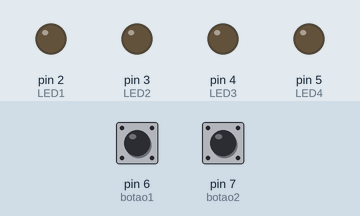
Bench run of a sketch on a simulated Arduino Uno, built with avr-gcc and run on an emulated ATmega328P. On the bench: output pins drawn as LEDs (lit = HIGH). Dashed ring = blinking. The inputs (shaded band) are chosen by the test bench; at power-on: pin 6 (botao1) HIGH, pin 7 (botao2) HIGH.

Above: at 1.2 s.
1.3 s: pin 6 (botao1) pulsed LOW 5 times (0.12 s each, 0.3 s apart)
At 2.42 s:
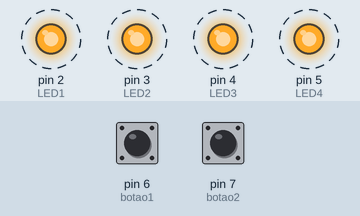
Timing chart, 0 to 4.6 s (numbered marks = the images above; inputs shaded):
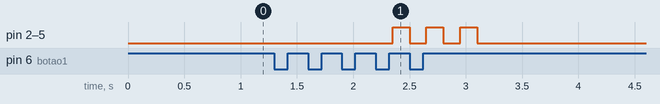

The sketch:

binary-password-with-led-as-feedback.ino
```cpp
int botao1 = 6;
int botao2 = 7;

int LED1 = 2;
int LED2 = 3;
int LED3 = 4;
int LED4 = 5;


int leds[4] = {LED1, LED2, LED3, LED4};

int entrada[4];
int indice = 0; //inicia em zero
int estado = 0; //indica ESPERA (0), SUCESSO (1) ou ERRO (2)

unsigned long tempoInicio = 0;
unsigned long tempoPisca = 0;

int ledsLigados = 0;
int piscadas = 0;

int botao1Anterior = HIGH;
int botao2Anterior = HIGH;

void setup() {
  Serial.begin(9600);
  pinMode(LED1, OUTPUT);
  pinMode(LED2, OUTPUT);
  pinMode(LED3, OUTPUT);
  pinMode(LED4, OUTPUT);
  pinMode(botao1, INPUT_PULLUP);
  pinMode(botao2, INPUT_PULLUP);
}

void loop() {

  unsigned long agora = millis();

  int leituraBotao1 = digitalRead(botao1);
  int leituraBotao2 = digitalRead(botao2);

  //Esperando
  if (estado == 0) {

    if (botao1Anterior == HIGH && leituraBotao1 == LOW) {
      entrada[indice] = 0; //bit 0
      indice = indice + 1; //soma uma unidade ao índice
    }

    if (botao2Anterior == HIGH && leituraBotao2 == LOW) {
      entrada[indice] = 1; //bit 1
      indice = indice + 1; //soma uma unidade ao índice
    }

    if (indice == 4) {

      int correta;

      if (entrada[0] == 1 && entrada[1] == 0 && entrada[2] == 1 && entrada[3] == 0) {
        correta = 1;
      } else {
        correta = 0;
      }

      if (correta == 1) {
        estado = 1; //SUCESSO
        tempoInicio = agora;
        digitalWrite(LED1, HIGH);
        digitalWrite(LED2, HIGH);
        digitalWrite(LED3, HIGH);
        digitalWrite(LED4, HIGH);
      } else {
        estado = 2; //ERRO
        piscadas = 0;
        ledsLigados = 0;
        tempoPisca = agora;
      }

      indice = 0;
    }
  }

  //Estado sucesso
  if (estado == 1) {
    if (agora - tempoInicio >= 2000) {
      digitalWrite(LED1, LOW);
      digitalWrite(LED2, LOW);
      digitalWrite(LED3, LOW);
      digitalWrite(LED4, LOW);
      estado = 0;
    }
  }

  //Estado erro
  if (estado == 2) {
    if (agora - tempoPisca >= 150) {
      tempoPisca = agora;

      if (ledsLigados == 0) {
        ledsLigados = 1;
      } else {
        ledsLigados = 0;
        piscadas = piscadas + 1;
      }

      if (ledsLigados == 1) {
        digitalWrite(LED1, HIGH);
        digitalWrite(LED2, HIGH);
        digitalWrite(LED3, HIGH);
        digitalWrite(LED4, HIGH);
      } else {
        digitalWrite(LED1, LOW);
        digitalWrite(LED2, LOW);
        digitalWrite(LED3, LOW);
        digitalWrite(LED4, LOW);
      }

      if (piscadas == 3) {
        estado = 0;
      }
    }
  }

  botao1Anterior = leituraBotao1;
  botao2Anterior = leituraBotao2;
}
```

Measured:
- after the input at 1.3 s, pin 2 (LED1), pin 3 (LED2), pin 4 (LED3), pin 5 (LED4): alternates HIGH for 0.15 s and LOW for 0.15 s, 6 changes in all, then stays LOW, starting after 1.0 s
